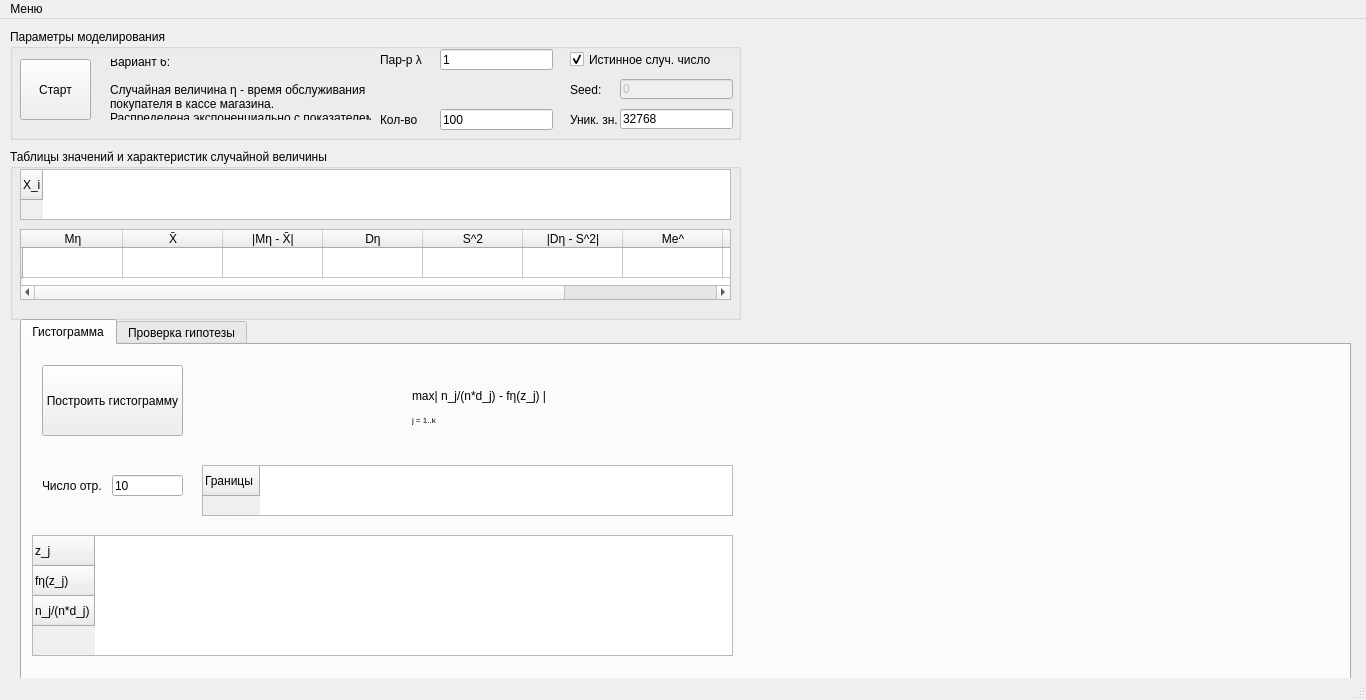
<?xml version="1.0" encoding="UTF-8"?>
<ui version="4.0">
 <class>MainWindow</class>
 <widget class="QMainWindow" name="MainWindow">
  <property name="geometry">
   <rect>
    <x>0</x>
    <y>0</y>
    <width>1366</width>
    <height>700</height>
   </rect>
  </property>
  <property name="windowTitle">
   <string>MainWindow</string>
  </property>
  <widget class="QWidget" name="centralWidget">
   <widget class="QCustomPlot" name="distrFunc" native="true">
    <property name="geometry">
     <rect>
      <x>750</x>
      <y>10</y>
      <width>601</width>
      <height>291</height>
     </rect>
    </property>
   </widget>
   <widget class="QGroupBox" name="Params">
    <property name="geometry">
     <rect>
      <x>10</x>
      <y>10</y>
      <width>731</width>
      <height>111</height>
     </rect>
    </property>
    <property name="title">
     <string>Параметры моделирования</string>
    </property>
    <widget class="QLineEdit" name="curSeed">
     <property name="enabled">
      <bool>false</bool>
     </property>
     <property name="geometry">
      <rect>
       <x>610</x>
       <y>50</y>
       <width>113</width>
       <height>20</height>
      </rect>
     </property>
     <property name="text">
      <string>0</string>
     </property>
    </widget>
    <widget class="QCheckBox" name="isrdSeed">
     <property name="geometry">
      <rect>
       <x>560</x>
       <y>20</y>
       <width>161</width>
       <height>21</height>
      </rect>
     </property>
     <property name="text">
      <string>Истинное случ. число</string>
     </property>
     <property name="checked">
      <bool>true</bool>
     </property>
    </widget>
    <widget class="QPushButton" name="startButton">
     <property name="geometry">
      <rect>
       <x>10</x>
       <y>30</y>
       <width>71</width>
       <height>61</height>
      </rect>
     </property>
     <property name="text">
      <string>Старт</string>
     </property>
    </widget>
    <widget class="QLineEdit" name="lambdaPar">
     <property name="geometry">
      <rect>
       <x>430</x>
       <y>20</y>
       <width>113</width>
       <height>21</height>
      </rect>
     </property>
     <property name="text">
      <string>1</string>
     </property>
    </widget>
    <widget class="QLineEdit" name="nPar">
     <property name="geometry">
      <rect>
       <x>430</x>
       <y>80</y>
       <width>113</width>
       <height>21</height>
      </rect>
     </property>
     <property name="text">
      <string>100</string>
     </property>
    </widget>
    <widget class="QLineEdit" name="uniqValN">
     <property name="geometry">
      <rect>
       <x>610</x>
       <y>80</y>
       <width>113</width>
       <height>20</height>
      </rect>
     </property>
     <property name="text">
      <string>32768</string>
     </property>
    </widget>
    <widget class="QLabel" name="seedlb">
     <property name="geometry">
      <rect>
       <x>560</x>
       <y>50</y>
       <width>47</width>
       <height>21</height>
      </rect>
     </property>
     <property name="text">
      <string>Seed:</string>
     </property>
    </widget>
    <widget class="QLabel" name="uniqValNlb">
     <property name="geometry">
      <rect>
       <x>560</x>
       <y>80</y>
       <width>47</width>
       <height>21</height>
      </rect>
     </property>
     <property name="text">
      <string>Уник. зн.</string>
     </property>
    </widget>
    <widget class="QLabel" name="lambdaParlb">
     <property name="geometry">
      <rect>
       <x>370</x>
       <y>20</y>
       <width>47</width>
       <height>21</height>
      </rect>
     </property>
     <property name="text">
      <string>Пар-р λ </string>
     </property>
    </widget>
    <widget class="QLabel" name="nParlb">
     <property name="geometry">
      <rect>
       <x>370</x>
       <y>80</y>
       <width>47</width>
       <height>21</height>
      </rect>
     </property>
     <property name="text">
      <string>Кол-во </string>
     </property>
    </widget>
    <widget class="QLabel" name="label">
     <property name="geometry">
      <rect>
       <x>100</x>
       <y>30</y>
       <width>261</width>
       <height>61</height>
      </rect>
     </property>
     <property name="text">
      <string>Вариант 6:

Случайная величина η - время обслуживания 
покупателя в кассе магазина. 
Распределена экспоненциально с показателем λ.</string>
     </property>
    </widget>
   </widget>
   <widget class="QGroupBox" name="rvTables">
    <property name="geometry">
     <rect>
      <x>10</x>
      <y>130</y>
      <width>731</width>
      <height>171</height>
     </rect>
    </property>
    <property name="title">
     <string>Таблицы значений и характеристик случайной величины</string>
    </property>
    <widget class="QTableWidget" name="rvTable">
     <property name="geometry">
      <rect>
       <x>10</x>
       <y>20</y>
       <width>711</width>
       <height>51</height>
      </rect>
     </property>
     <row>
      <property name="text">
       <string>X_i</string>
      </property>
     </row>
    </widget>
    <widget class="QTableWidget" name="rvStatsTable">
     <property name="geometry">
      <rect>
       <x>10</x>
       <y>80</y>
       <width>711</width>
       <height>71</height>
      </rect>
     </property>
     <row>
      <property name="text">
       <string/>
      </property>
     </row>
     <column>
      <property name="text">
       <string>Mη</string>
      </property>
     </column>
     <column>
      <property name="text">
       <string>X̄</string>
      </property>
     </column>
     <column>
      <property name="text">
       <string>|Mη - X̄|</string>
      </property>
     </column>
     <column>
      <property name="text">
       <string>Dη</string>
      </property>
     </column>
     <column>
      <property name="text">
       <string>S^2</string>
      </property>
     </column>
     <column>
      <property name="text">
       <string>|Dη - S^2|</string>
      </property>
     </column>
     <column>
      <property name="text">
       <string>Me^</string>
      </property>
     </column>
     <column>
      <property name="text">
       <string>R^</string>
      </property>
     </column>
     <column>
      <property name="text">
       <string>D </string>
      </property>
     </column>
    </widget>
   </widget>
   <widget class="QTabWidget" name="other">
    <property name="geometry">
     <rect>
      <x>20</x>
      <y>300</y>
      <width>1331</width>
      <height>412</height>
     </rect>
    </property>
    <property name="currentIndex">
     <number>0</number>
    </property>
    <property name="tabBarAutoHide">
     <bool>false</bool>
    </property>
    <widget class="QWidget" name="histogramm">
     <attribute name="title">
      <string>Гистограмма</string>
     </attribute>
     <widget class="QCustomPlot" name="histGraph" native="true">
      <property name="geometry">
       <rect>
        <x>730</x>
        <y>0</y>
        <width>591</width>
        <height>311</height>
       </rect>
      </property>
     </widget>
     <widget class="QTableWidget" name="histStats">
      <property name="geometry">
       <rect>
        <x>10</x>
        <y>190</y>
        <width>701</width>
        <height>121</height>
       </rect>
      </property>
      <row>
       <property name="text">
        <string>z_j</string>
       </property>
      </row>
      <row>
       <property name="text">
        <string>fη(z_j)</string>
       </property>
      </row>
      <row>
       <property name="text">
        <string>n_j/(n*d_j)</string>
       </property>
      </row>
     </widget>
     <widget class="QLineEdit" name="histN">
      <property name="enabled">
       <bool>true</bool>
      </property>
      <property name="geometry">
       <rect>
        <x>90</x>
        <y>130</y>
        <width>71</width>
        <height>21</height>
       </rect>
      </property>
      <property name="text">
       <string>10</string>
      </property>
     </widget>
     <widget class="QPushButton" name="histStart">
      <property name="geometry">
       <rect>
        <x>20</x>
        <y>20</y>
        <width>141</width>
        <height>71</height>
       </rect>
      </property>
      <property name="text">
       <string>Построить гистограмму</string>
      </property>
     </widget>
     <widget class="QTableWidget" name="histRanges">
      <property name="enabled">
       <bool>true</bool>
      </property>
      <property name="geometry">
       <rect>
        <x>180</x>
        <y>120</y>
        <width>531</width>
        <height>51</height>
       </rect>
      </property>
      <row>
       <property name="text">
        <string>Границы</string>
       </property>
      </row>
     </widget>
     <widget class="QLabel" name="histNlb">
      <property name="geometry">
       <rect>
        <x>20</x>
        <y>131</y>
        <width>61</width>
        <height>20</height>
       </rect>
      </property>
      <property name="text">
       <string>Число отр.</string>
      </property>
     </widget>
     <widget class="QLabel" name="maxinfo">
      <property name="geometry">
       <rect>
        <x>390</x>
        <y>42</y>
        <width>141</width>
        <height>41</height>
       </rect>
      </property>
      <property name="text">
       <string>&lt;html&gt;&lt;head/&gt;&lt;body&gt;&lt;p&gt;max| n_j/(n*d_j) - fη(z_j) |&lt;/p&gt;&lt;p&gt;&lt;span style=&quot; font-size:6pt;&quot;&gt;j = 1..k&lt;/span&gt;&lt;/p&gt;&lt;/body&gt;&lt;/html&gt;</string>
      </property>
     </widget>
     <widget class="QLabel" name="max">
      <property name="geometry">
       <rect>
        <x>550</x>
        <y>50</y>
        <width>111</width>
        <height>21</height>
       </rect>
      </property>
      <property name="text">
       <string/>
      </property>
     </widget>
    </widget>
    <widget class="QWidget" name="hypothesis">
     <attribute name="title">
      <string>Проверка гипотезы</string>
     </attribute>
     <widget class="QPushButton" name="hypStart">
      <property name="geometry">
       <rect>
        <x>20</x>
        <y>150</y>
        <width>141</width>
        <height>41</height>
       </rect>
      </property>
      <property name="text">
       <string>Проверить гипотезу H0:</string>
      </property>
     </widget>
     <widget class="QLineEdit" name="hypN">
      <property name="enabled">
       <bool>true</bool>
      </property>
      <property name="geometry">
       <rect>
        <x>90</x>
        <y>69</y>
        <width>71</width>
        <height>21</height>
       </rect>
      </property>
      <property name="text">
       <string>10</string>
      </property>
     </widget>
     <widget class="QLabel" name="hypNlb">
      <property name="geometry">
       <rect>
        <x>20</x>
        <y>70</y>
        <width>61</width>
        <height>20</height>
       </rect>
      </property>
      <property name="text">
       <string>Число отр.</string>
      </property>
     </widget>
     <widget class="QTableWidget" name="hypRanges">
      <property name="enabled">
       <bool>true</bool>
      </property>
      <property name="geometry">
       <rect>
        <x>180</x>
        <y>60</y>
        <width>531</width>
        <height>51</height>
       </rect>
      </property>
      <row>
       <property name="text">
        <string>Границы</string>
       </property>
      </row>
     </widget>
     <widget class="QTableWidget" name="hypH0">
      <property name="enabled">
       <bool>true</bool>
      </property>
      <property name="geometry">
       <rect>
        <x>180</x>
        <y>160</y>
        <width>531</width>
        <height>51</height>
       </rect>
      </property>
      <row>
       <property name="text">
        <string>q_j</string>
       </property>
      </row>
     </widget>
     <widget class="QLabel" name="HypSignlb">
      <property name="geometry">
       <rect>
        <x>20</x>
        <y>201</y>
        <width>61</width>
        <height>20</height>
       </rect>
      </property>
      <property name="text">
       <string>Уров. знач.</string>
      </property>
     </widget>
     <widget class="QLineEdit" name="hypSign">
      <property name="enabled">
       <bool>true</bool>
      </property>
      <property name="geometry">
       <rect>
        <x>90</x>
        <y>200</y>
        <width>71</width>
        <height>21</height>
       </rect>
      </property>
      <property name="text">
       <string>0.1</string>
      </property>
     </widget>
     <widget class="QLabel" name="hypReslb">
      <property name="geometry">
       <rect>
        <x>20</x>
        <y>280</y>
        <width>71</width>
        <height>31</height>
       </rect>
      </property>
      <property name="text">
       <string>Результат:</string>
      </property>
     </widget>
     <widget class="QLabel" name="hypRes">
      <property name="geometry">
       <rect>
        <x>90</x>
        <y>280</y>
        <width>141</width>
        <height>31</height>
       </rect>
      </property>
      <property name="text">
       <string/>
      </property>
     </widget>
     <widget class="QLabel" name="hypTestlb">
      <property name="geometry">
       <rect>
        <x>240</x>
        <y>280</y>
        <width>71</width>
        <height>31</height>
       </rect>
      </property>
      <property name="text">
       <string>при |F(R0) = </string>
      </property>
     </widget>
     <widget class="QLabel" name="hypTest">
      <property name="geometry">
       <rect>
        <x>316</x>
        <y>280</y>
        <width>71</width>
        <height>31</height>
       </rect>
      </property>
      <property name="text">
       <string/>
      </property>
     </widget>
    </widget>
   </widget>
  </widget>
  <widget class="QMenuBar" name="menuBar">
   <property name="geometry">
    <rect>
     <x>0</x>
     <y>0</y>
     <width>1366</width>
     <height>21</height>
    </rect>
   </property>
   <widget class="QMenu" name="menu">
    <property name="title">
     <string>Меню</string>
    </property>
    <addaction name="action"/>
   </widget>
   <addaction name="menu"/>
  </widget>
  <widget class="QStatusBar" name="statusBar"/>
  <action name="action">
   <property name="text">
    <string>Выход</string>
   </property>
  </action>
 </widget>
 <layoutdefault spacing="6" margin="11"/>
 <customwidgets>
  <customwidget>
   <class>QCustomPlot</class>
   <extends>QWidget</extends>
   <header>qcustomplot.h</header>
   <container>1</container>
  </customwidget>
 </customwidgets>
 <resources/>
 <connections/>
</ui>
